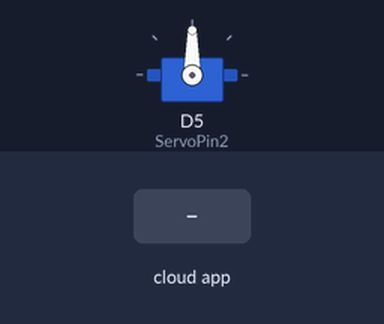
The sketch below on a simulated ESP8266 (NodeMCU). Shown: servo. Inputs (shaded band) come from the test bench. WiFi joins after 1.5 s; servers stay silent unless stated; what the sketch prints to the serial monitor is not drawn.

Above: at 2.7 s.
2.8 s: the phone or cloud app sets AC to 0
At 3.6 s:
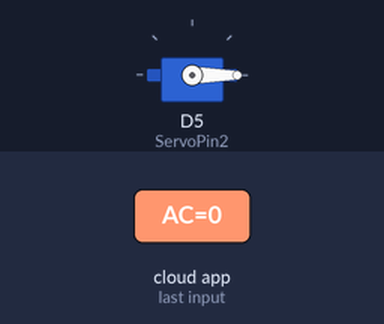
5.3 s: the phone or cloud app sets AC to 255
At 6.1 s:
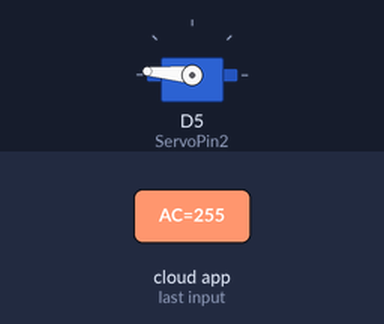
Timing chart, 0 to 8.3 s (numbered marks = the images above; inputs shaded):
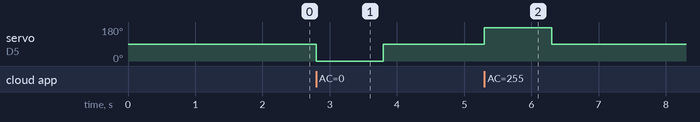

Measured:
- after the input at 2.8 s, servo on D5 (ServoPin2): 90° → 0° at once, → 90° 1.0 s later
- after the input at 5.3 s, servo on D5 (ServoPin2): 90° → 175° at once, → 90° 1.0 s later

The sketch:

esp8266_alexa_servo.ino
```cpp
#ifdef ARDUINO_ARCH_ESP32
#include <WiFi.h>
#else
#include <ESP8266WiFi.h>
#endif
#include <Espalexa.h>

#include <Servo.h>
#include "credentials.h"

#define ServoPin2 D5 //D4

// prototypes
boolean connectWifi();


//callback functions
void servoChanged(uint8_t brightness);

// Change this!!
const char* ssid = SSID;
const char* password = PASSWORD;

boolean wifiConnected = false;
String Window_AC = "AC";

// Vars for maing a delay
// ========================
boolean delayFlag = false;
int period = 1000;
unsigned long time_now = 0;
// ========================

Espalexa espalexa;
Servo servo_mtr;

void setup()
{
  servo_mtr.attach(ServoPin2, 500, 2400);
  servo_mtr.write(90);

  Serial.begin(115200);
  // Initialise wifi connection
  wifiConnected = connectWifi();

  if(wifiConnected){

    // Define your devices here.
    espalexa.addDevice(Window_AC, servoChanged);
    espalexa.begin();

  } else
  {
    while (1) {
      Serial.println("Cannot connect to WiFi. Please check data and reset the ESP.");
      delay(2500);
      ESP.restart();
    }
  }
}

void loop()
{
   espalexa.loop();
   delay(1);

   if(delayFlag){
    Serial.print("Waiting");
    while(millis() < time_now + period){
        //wait approx. [period] ms
        Serial.print(".");
    }
    Serial.println(".");
    servo_mtr.write(90);
    delayFlag = false;
  }
}

//our callback functions
void firstLightChanged(uint8_t brightness) {
    Serial.print("Device 1 changed to ");

    //do what you need to do here

    //EXAMPLE
    if (brightness) {
      Serial.print("ON, brightness ");
      Serial.println(brightness);
    }
    else  {
      Serial.println("OFF");
    }
}


//our callback functions
void servoChanged(uint8_t brightness)
{
  Serial.print("brightness: ");
  Serial.println(brightness);
  delayFlag = true;

  if(brightness == 0){
    servo_mtr.write(0);
    Serial.println("AC OFF");
  }
  else if(brightness == 255){
    servo_mtr.write(175);
    Serial.println("AC ON");
  }
  else{
    Serial.println("Command Not Supported!");
  }
  time_now = millis();
}


// connect to wifi – returns true if successful or false if not
boolean connectWifi(){
  boolean state = true;
  int i = 0;

  WiFi.mode(WIFI_STA);
  WiFi.begin(ssid, password);
  Serial.println("");
  Serial.println("Connecting to WiFi");

  // Wait for connection
  Serial.print("Connecting...");
  while (WiFi.status() != WL_CONNECTED) {
    delay(500);
    Serial.print(".");
    if (i > 20){
      state = false; break;
    }
    i++;
  }
  Serial.println("");
  if (state){
    Serial.print("Connected to ");
    Serial.println(ssid);
    Serial.print("IP address: ");
    Serial.println(WiFi.localIP());
  }
  else {
    Serial.println("Connection failed.");
  }
  return state;
}
```

credentials.h
```cpp
const char* SSID = "<SSID>";
const char* PASSWORD = "<PASSWORD>";
```
